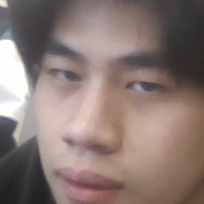
#> input picture as_prjs_kp+pytorch/cs/cs-0.jpg, 204 x 204 px; its folder holds only this picture in this run
$ python -i datastronger2.py   (imports and definitions only)
#> lines starting #> are read from the running program, lines starting #| are printed output that depends on the picture
#> further down, picture is the input picture: shape (204, 204, 3); mean B, G, R 115.4, 120.6, 138.2
import os
import cv2
import numpy as np
from tqdm import tqdm
import random

# 定义数据增强函数
def augment_image(image):
    augmented_images = []

    # 随机角度
    random_angles = [random.randint(-30, 30) for _ in range(10)]
    # 随机平移
    random_translations = [(random.randint(-20, 20), random.randint(-20, 20)) for _ in range(10)]

    for angle in random_angles:
        # 旋转
        rows, cols, _ = image.shape
        rotation_matrix = cv2.getRotationMatrix2D((cols / 2, rows / 2), angle, scale=1)
        rotated_image = cv2.warpAffine(image, rotation_matrix, (cols, rows))

        # 缩放
        scaled_image = cv2.resize(image, None, fx=1.5, fy=1.5)  # 缩放因子为1.5

        augmented_images.extend([rotated_image, scaled_image])
#> this loop made 10 passes
#> pass 3, in augment_image, `rotated_image = cv2.warpAffine(image, rotation_matrix, (cols, rows))`:
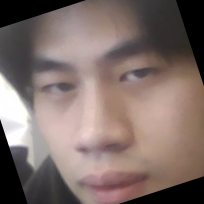
#> rotated_image: shape (204, 204, 3); mean B, G, R 105.8, 110.5, 127.2
#> after the loop, augmented_images = 20 items

    for translation in random_translations:
        # 平移
        translation_matrix = np.float32([[1, 0, translation[0]], [0, 1, translation[1]]])
        translated_image = cv2.warpAffine(image, translation_matrix, (cols, rows))

        augmented_images.append(translated_image)
#> this loop made 10 passes
#> pass 1, in augment_image, `translated_image = cv2.warpAffine(image, translation_matrix, (cols, ro..`:
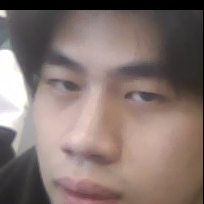
#> translated_image: shape (204, 204, 3); mean B, G, R 111, 115.8, 132.3
#> pass 3, in augment_image, `translated_image = cv2.warpAffine(image, translation_matrix, (cols, ro..`:
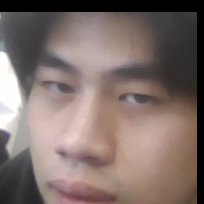
#> translated_image: shape (204, 204, 3); mean B, G, R 105.9, 110.8, 127
#> after the loop, augmented_images = 30 items

    # 随机大小遮挡
    for _ in range(10):
        mask_height = random.randint(10, 50)  # 遮挡高度
        mask_width = random.randint(10, 50)  # 遮挡宽度
        x = random.randint(0, cols - mask_width)  # 遮挡位置 x 坐标
        y = random.randint(0, rows - mask_height)  # 遮挡位置 y 坐标

        masked_image = image.copy()
        masked_image[y:y + mask_height, x:x + mask_width] = 0  # 将遮挡区域置为黑色

        augmented_images.append(masked_image)
#> after the loop, augmented_images = 40 items

    # 图像亮度增强
    for _ in range(40):
        brightness_factor = random.uniform(0.5, 1.5)  # 随机亮度因子
        brightness_augmented_image = cv2.convertScaleAbs(image, alpha=brightness_factor, beta=0)
        augmented_images.append(brightness_augmented_image)
#> this loop made 40 passes
#> pass 2, in augment_image, `brightness_augmented_image = cv2.convertScaleAbs(image, alpha=brightne..`:
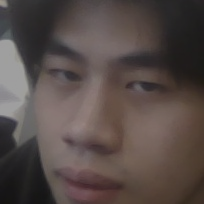
#> brightness_augmented_image: shape (204, 204, 3); mean B, G, R 72.1, 75.3, 86.3
#> after the loop, augmented_images = 80 items

    # 图像亮度减弱
    for _ in range(40):
        brightness_factor = random.uniform(0.5, 1.5)  # 随机亮度因子
        brightness_augmented_image = cv2.convertScaleAbs(image, alpha=1.0/brightness_factor, beta=0)
        augmented_images.append(brightness_augmented_image)
#> this loop made 40 passes
#> pass 1, in augment_image, `brightness_augmented_image = cv2.convertScaleAbs(image, alpha=1.0/brig..`:
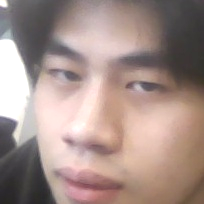
#> brightness_augmented_image: shape (204, 204, 3); mean B, G, R 138.2, 144.4, 165.4
#> pass 2, in augment_image, `brightness_augmented_image = cv2.convertScaleAbs(image, alpha=1.0/brig..`:
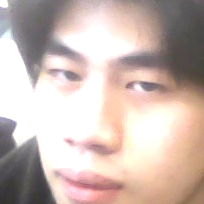
#> brightness_augmented_image: shape (204, 204, 3); mean B, G, R 177.5, 184.6, 202.7
#> after the loop, augmented_images = 120 items

    # 镜像翻转
    for _ in range(40):
        mirrored_image = cv2.flip(image, 1)  # 1表示水平镜像
        augmented_images.append(mirrored_image)
#> this loop made 40 passes
#> pass 1, in augment_image, `mirrored_image = cv2.flip(image, 1)`:
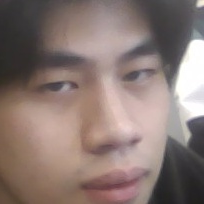
#> mirrored_image: shape (204, 204, 3); mean B, G, R 115.4, 120.6, 138.2
#> after the loop, augmented_images = 160 items

    # 锐化
    kernel = np.array([[0, -1, 0], [-1, 5, -1], [0, -1, 0]], dtype=np.float32)  # 锐化核
    sharpened_image = cv2.filter2D(image, -1, kernel)
    for _ in range(40):
        augmented_images.append(sharpened_image)
#> after the loop, augmented_images = 200 items

    return augmented_images

# 数据增强后保存的目录
output_dir = 'data04'

# 遍历每个学生的文件夹
# [24 lines not run here, left out]

>>> import cv2
>>> picture = cv2.imread('cs/cs-0.jpg')
>>> result = augment_image(picture)
#> result = 200 items
